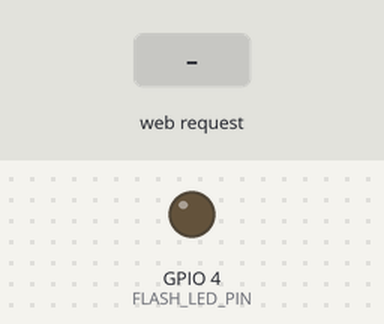
Recording of a sketch running on a simulated ESP32. Shown: output pins drawn as LEDs (lit = HIGH). The inputs (shaded band) are chosen by the test bench. WiFi joins after 1.5 s; servers stay silent unless stated; the camera gives no picture; what the sketch prints to the serial monitor is not drawn.

Above: at 3.0 s.
3.1 s: HTTP request GET /flash received
At 4.2 s:
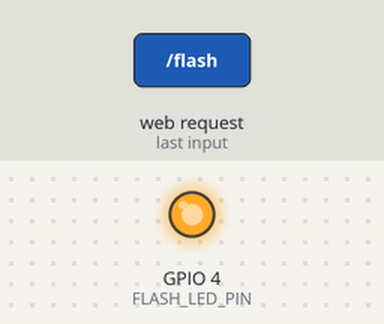
Timing chart, 0 to 6.1 s (numbered marks = the images above; inputs shaded):
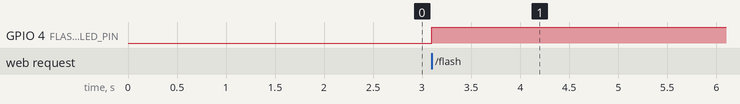

Measured:
- after the input at 3.1 s, GPIO 4 (FLASH_LED_PIN): LOW → HIGH at once

The sketch:

ParteESPCAM.ino
```cpp
#include "esp_camera.h"
#include <WiFi.h>
#include <WebServer.h>

// ================= CONFIGURAÇÃO DO WI-FI =================
const char* ssid     = "SEU_WIFI";      // coloque o nome da sua rede
const char* password = "SUA_SENHA";     // coloque a senha da sua rede
// =========================================================

// Pinagem padrão do modelo AI-Thinker ESP32-CAM
#define PWDN_GPIO_NUM     32
#define RESET_GPIO_NUM    -1
#define XCLK_GPIO_NUM      0
#define SIOD_GPIO_NUM     26
#define SIOC_GPIO_NUM     27
#define Y9_GPIO_NUM       35
#define Y8_GPIO_NUM       34
#define Y7_GPIO_NUM       39
#define Y6_GPIO_NUM       36
#define Y5_GPIO_NUM       21
#define Y4_GPIO_NUM       19
#define Y3_GPIO_NUM       18
#define Y2_GPIO_NUM        5
#define VSYNC_GPIO_NUM    25
#define HREF_GPIO_NUM     23
#define PCLK_GPIO_NUM     22
#define FLASH_LED_PIN      4

WebServer server(80);
bool estadoFlash = false;

void iniciarCamera() {
  camera_config_t config;
  config.ledc_channel = LEDC_CHANNEL_0;
  config.ledc_timer   = LEDC_TIMER_0;
  config.pin_d0       = Y2_GPIO_NUM;
  config.pin_d1       = Y3_GPIO_NUM;
  config.pin_d2       = Y4_GPIO_NUM;
  config.pin_d3       = Y5_GPIO_NUM;
  config.pin_d4       = Y6_GPIO_NUM;
  config.pin_d5       = Y7_GPIO_NUM;
  config.pin_d6       = Y8_GPIO_NUM;
  config.pin_d7       = Y9_GPIO_NUM;
  config.pin_xclk     = XCLK_GPIO_NUM;
  config.pin_pclk     = PCLK_GPIO_NUM;
  config.pin_vsync    = VSYNC_GPIO_NUM;
  config.pin_href     = HREF_GPIO_NUM;
  config.pin_sccb_sda = SIOD_GPIO_NUM;
  config.pin_sccb_scl = SIOC_GPIO_NUM;
  config.pin_pwdn     = PWDN_GPIO_NUM;
  config.pin_reset    = RESET_GPIO_NUM;
  config.xclk_freq_hz = 20000000;
  config.pixel_format = PIXFORMAT_JPEG;
  config.frame_size   = FRAMESIZE_VGA; // 640x480

  if (psramFound()) {
    config.jpeg_quality = 10;
    config.fb_count     = 2;
    config.grab_mode    = CAMERA_GRAB_LATEST; // Garante sempre o frame mais recente
  } else {
    config.jpeg_quality = 12;
    config.fb_count     = 1;
  }

  esp_err_t err = esp_camera_init(&config);
  if (err != ESP_OK) {
    Serial.printf("Erro ao iniciar camera: 0x%x\n", err);
    delay(2000);
    ESP.restart();
  }
}

// Rota "/" -> Página web de visualização ao vivo
void rotaPaginaInicial() {
  String html = R"rawliteral(
  <!DOCTYPE html>
  <html lang="pt-BR">
  <head>
    <meta charset="UTF-8">
    <meta name="viewport" content="width=device-width, initial-scale=1.0">
    <title>Teste ESP32-CAM</title>
    <style>
      body { font-family: sans-serif; background: #121212; color: #fff; text-align: center; margin: 20px; }
      img { width: 100%; max-width: 640px; border: 2px solid #333; border-radius: 8px; background: #000; }
      button { margin-top: 15px; padding: 12px 24px; font-size: 16px; border: none; border-radius: 6px;
               background: #007bff; color: white; cursor: pointer; }
      button:active { background: #0056b3; }
    </style>
  </head>
  <body>
    <h2>Monitoramento ESP32-CAM</h2>
    <img id="stream" src="/foto" alt="Carregando camera...">
    <br>
    <button onclick="fetch('/flash')">Alternar Flash LED</button>
    <script>
      const img = document.getElementById('stream');
      function atualizarFrame() {
        img.src = '/foto?t=' + Date.now();
      }
      img.onload = () => setTimeout(atualizarFrame, 80);
      img.onerror = () => setTimeout(atualizarFrame, 500);
    </script>
  </body>
  </html>
  )rawliteral";

  server.send(200, "text/html", html);
}

// Rota "/foto" -> Captura e envia uma imagem JPEG
void rotaFoto() {
  camera_fb_t * fb = esp_camera_fb_get();
  if (!fb) {
    server.send(500, "text/plain", "Falha ao capturar imagem");
    return;
  }

  WiFiClient client = server.client();
  client.println("HTTP/1.1 200 OK");
  client.println("Content-Type: image/jpeg");
  client.println("Content-Length: " + String(fb->len));
  client.println("Cache-Control: no-store, no-cache, must-revalidate");
  client.println();
  client.write(fb->buf, fb->len);

  esp_camera_fb_return(fb);
}

// Rota "/flash" -> Liga/desliga o LED de flash
void rotaFlash() {
  estadoFlash = !estadoFlash;
  digitalWrite(FLASH_LED_PIN, estadoFlash ? HIGH : LOW);
  server.send(200, "text/plain", estadoFlash ? "Flash LIGADO" : "Flash DESLIGADO");
}

void setup() {
  Serial.begin(115200);
  pinMode(FLASH_LED_PIN, OUTPUT);
  digitalWrite(FLASH_LED_PIN, LOW);

  iniciarCamera();

  WiFi.begin(ssid, password);
  Serial.print("Conectando ao Wi-Fi");
  while (WiFi.status() != WL_CONNECTED) {
    delay(500);
    Serial.print(".");
  }

  // Registra as rotas de teste
  server.on("/", HTTP_GET, rotaPaginaInicial);
  server.on("/foto", HTTP_GET, rotaFoto);
  server.on("/flash", HTTP_GET, rotaFlash);
  server.begin();

  Serial.println("\n\nESP32-CAM pronto!");
  Serial.print("Acesse no navegador: http://");
  Serial.println(WiFi.localIP());
}

void loop() {
  server.handleClient();
}
```
